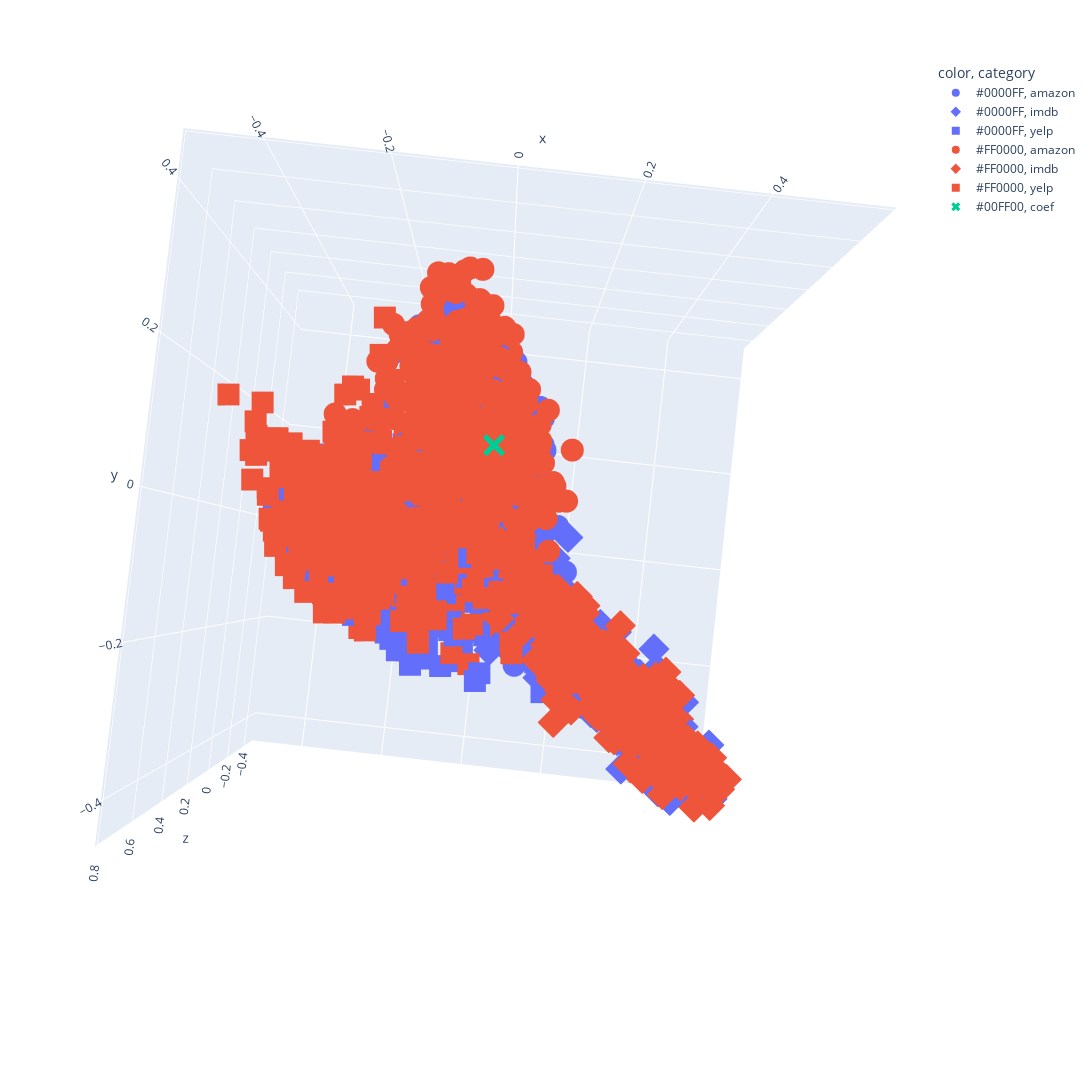

Notebook cell for this chart:
### Code cell
fig = px.scatter_3d(rotated, x = 'x', y='y', z = 'z', color='color', symbol='category', width=1200, height=1200)
fig.layout.scene.aspectratio = {'x':1, 'y':1, 'z':1}
fig.show()

### Figure 1 — Plotly figure (JSON) as saved in the notebook; plotly's stock layout.template omitted (floating-point values rounded to 4 significant figures; data arrays with more than 128 entries replaced by an {"elided": "..."} marker saying what was removed)
{"data": [{"hovertemplate": "color=#0000FF<br>category=amazon<br>x=%{x}<br>y=%{y}<br>z=%{z}<extra></extra>", "legendgroup": "#0000FF, amazon", "marker": {"color": "#636efa", "symbol": "circle"}, "mode": "markers", "name": "#0000FF, amazon", "scene": "scene", "showlegend": true, "type": "scatter3d", "x": {"elided": "500 float values"}, "y": {"elided": "500 float values"}, "z": {"elided": "500 float values"}}, {"hovertemplate": "color=#0000FF<br>category=imdb<br>x=%{x}<br>y=%{y}<br>z=%{z}<extra></extra>", "legendgroup": "#0000FF, imdb", "marker": {"color": "#636efa", "symbol": "diamond"}, "mode": "markers", "name": "#0000FF, imdb", "scene": "scene", "showlegend": true, "type": "scatter3d", "x": {"elided": "362 float values"}, "y": {"elided": "362 float values"}, "z": {"elided": "362 float values"}}, {"hovertemplate": "color=#0000FF<br>category=yelp<br>x=%{x}<br>y=%{y}<br>z=%{z}<extra></extra>", "legendgroup": "#0000FF, yelp", "marker": {"color": "#636efa", "symbol": "square"}, "mode": "markers", "name": "#0000FF, yelp", "scene": "scene", "showlegend": true, "type": "scatter3d", "x": {"elided": "500 float values"}, "y": {"elided": "500 float values"}, "z": {"elided": "500 float values"}}, {"hovertemplate": "color=#FF0000<br>category=amazon<br>x=%{x}<br>y=%{y}<br>z=%{z}<extra></extra>", "legendgroup": "#FF0000, amazon", "marker": {"color": "#EF553B", "symbol": "circle"}, "mode": "markers", "name": "#FF0000, amazon", "scene": "scene", "showlegend": true, "type": "scatter3d", "x": {"elided": "500 float values"}, "y": {"elided": "500 float values"}, "z": {"elided": "500 float values"}}, {"hovertemplate": "color=#FF0000<br>category=imdb<br>x=%{x}<br>y=%{y}<br>z=%{z}<extra></extra>", "legendgroup": "#FF0000, imdb", "marker": {"color": "#EF553B", "symbol": "diamond"}, "mode": "markers", "name": "#FF0000, imdb", "scene": "scene", "showlegend": true, "type": "scatter3d", "x": {"elided": "386 float values"}, "y": {"elided": "386 float values"}, "z": {"elided": "386 float values"}}, {"hovertemplate": "color=#FF0000<br>category=yelp<br>x=%{x}<br>y=%{y}<br>z=%{z}<extra></extra>", "legendgroup": "#FF0000, yelp", "marker": {"color": "#EF553B", "symbol": "square"}, "mode": "markers", "name": "#FF0000, yelp", "scene": "scene", "showlegend": true, "type": "scatter3d", "x": {"elided": "500 float values"}, "y": {"elided": "500 float values"}, "z": {"elided": "500 float values"}}, {"hovertemplate": "color=#00FF00<br>category=coef<br>x=%{x}<br>y=%{y}<br>z=%{z}<extra></extra>", "legendgroup": "#00FF00, coef", "marker": {"color": "#00cc96", "symbol": "x"}, "mode": "markers", "name": "#00FF00, coef", "scene": "scene", "showlegend": true, "type": "scatter3d", "x": [0.01087], "y": [0.1055], "z": [0.7738]}], "layout": {"height": 1200, "legend": {"title": {"text": "color, category"}, "tracegroupgap": 0}, "margin": {"t": 60}, "scene": {"aspectratio": {"x": 1, "y": 1, "z": 1}, "camera": {"center": {"x": 0, "y": 0, "z": 0}, "eye": {"x": 0.007693, "y": -0.06816, "z": 2.084}, "projection": {"type": "perspective"}, "up": {"x": 0, "y": 0, "z": 1}}, "domain": {"x": [0, 1], "y": [0, 1]}, "xaxis": {"title": {"text": "x"}, "type": "linear"}, "yaxis": {"title": {"text": "y"}, "type": "linear"}, "zaxis": {"title": {"text": "z"}, "type": "linear"}}, "width": 1200}}
